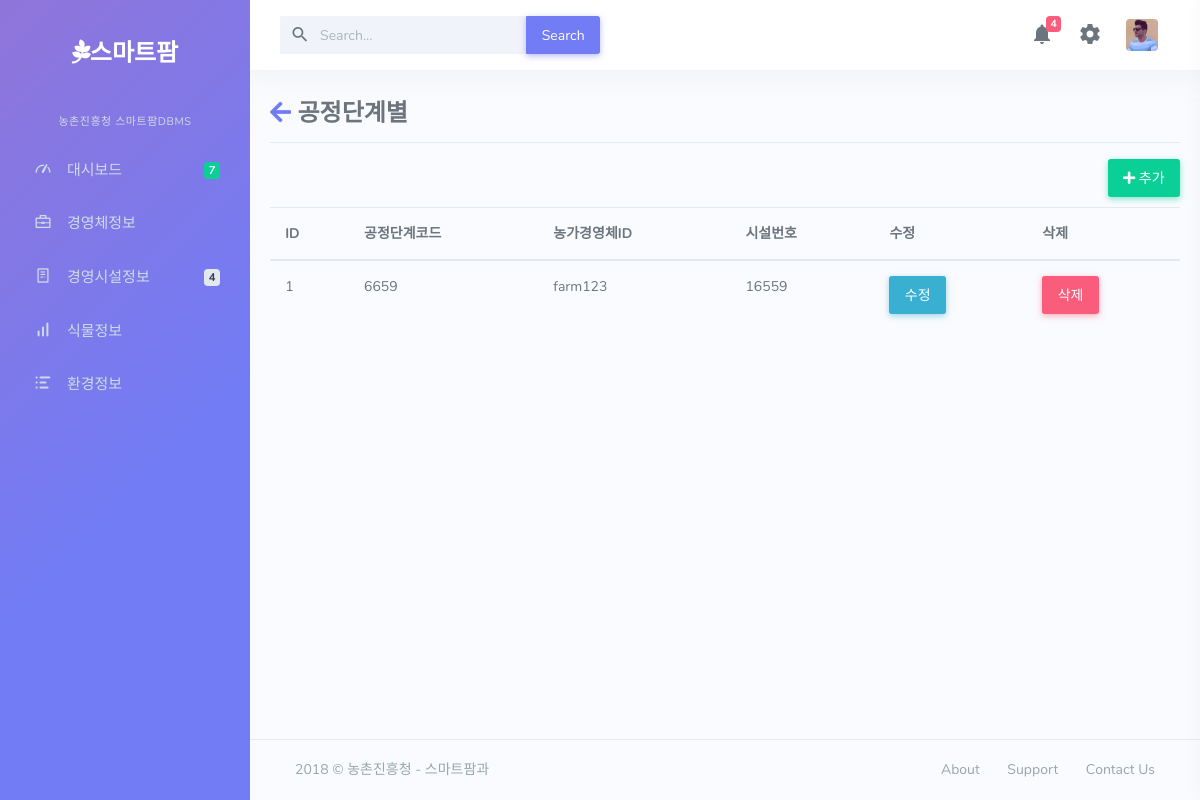
Page /ps on the committed database.
### dashboard/models.py (models this page shows, shortened)
class plan_stages(models.Model):
	PS_PLAN_CODE=models.IntegerField(null=False)
	FI_ID=models.ForeignKey(e1model)
	GI_ID=models.ForeignKey(gb_info)

class e1model(models.Model):
	GB_FA_ID=models.CharField(max_length=30)
	GB_FA_PW=models.CharField(max_length=20)
	CTVT_FCLTY_ID=models.CharField(max_length=30)
	GB_FA_PHONE=models.CharField(max_length=13)
	GB_FA_EMAIL=models.CharField(max_length=30)
	GB_FA_ADDR=models.CharField(max_length=100)
	GB_FA_NAME=models.CharField(max_length=20)
	GB_FA_SIZE=models.IntegerField(null=True)
	GB_FAM_NUM=models.IntegerField(null=True)
	GB_COOPER_UNIT=models.CharField(max_length=30)

class gb_info(models.Model):
	FI_ID=models.ForeignKey(e1model)
	GB_NUMBER=models.IntegerField(null=True)
	GB_KIND_CODE=models.CharField(max_length=20)
	GB_FA_LATITUDE=models.FloatField(null=True)
	GB_FA_LONGITUDE=models.FloatField(null=True)
	GB_SIZE=models.FloatField(null=True)
	GB_ARCHITECTURE=models.CharField(max_length=50)
	GB_CONT_KIND=models.CharField(max_length=50)
	GB_INSTALL_DIAGRM=models.CharField(max_length=50)
	GB_DIGITAL_MANUAL=models.CharField(max_length=50)
	GB_FA_LAND_CATER=models.CharField(max_length=50)
	GB_CENTER_DIRECT=models.CharField(max_length=10)
	GB_INSTAL=models.CharField(max_length=50)
	GB_MANUFA=models.CharField(max_length=50)
	GB_MAINTE_COMP=models.CharField(max_length=50)
	DA_ID=models.ForeignKey(device_admin)

### dashboard/views.py (the view)
# urls.py: url(r'^ps$',views.ps,name='ps'),
def ps(request):
	ds=plan_stages.objects.all()
	return render(request,"farm/ps.html",{"ds":ds})

### dashboard/templates/farm/ps.html (shortened to what this page needs)
{% extends 'farm/base.html' %}
{% block content %}
{% load staticfiles %}
	<link href="{% static 'farm/css/e1.css' %}" rel="stylesheet">
	<link href="https://use.fontawesome.com/releases/v5.0.7/css/all.css" rel="stylesheet">
	<div class=tg>
		<h3><a href="{% url 'plist' %}"><i class="fas fa-arrow-left"></i></a> 공정단계별</h3>
		<hr>
		<a href="{% url 'ps_update' %}"><button class="btn btn-success"><i class="fas fa-plus"></i> 추가</button></a>
		<table class="table table-hover">
		  <thead>
		    <tr>
		      <th scope="col">ID</th>
		      <th scope="col">공정단계코드</th>
		      <th scope="col">농가경영체ID</th>
		      <th scope="col">시설번호</th>
		      <th scope="col">수정</th>
		      <th scope="col">삭제</th>
		    </tr>
		  </thead>
		  <tbody>
		{% for i in ds %}
			<tr>
				<td>{{i.id}}</td>
				<td>{{i.PS_PLAN_CODE}}</td>
				<td>{{i.FI_ID.GB_FA_ID}}</td>
				<td>{{i.GI_ID.GB_NUMBER}}</td>
				<td><a href="{% url 'ps_update' %}?id={{i.id}}"><button class="btn btn-info">수정</button></a></td>
				<td><button class="btn btn-danger" data-toggle="modal" data-target="#delmodal{{i.id}}">삭제</button></td>
			</tr>
		{% endfor %}
		</tbody>
		</table>
	</div>
{% endblock %}

### dashboard/static/farm/css/e1.css (style rules this page uses)
.tg { width: 100%; margin-top:30px; }
.btn-success { float:right; margin-bottom: 10px; }

### rows in the picture
plan_stages: id "1", PS_PLAN_CODE "6659", FI_ID.GB_FA_ID "farm123", GI_ID.GB_NUMBER "16559"
